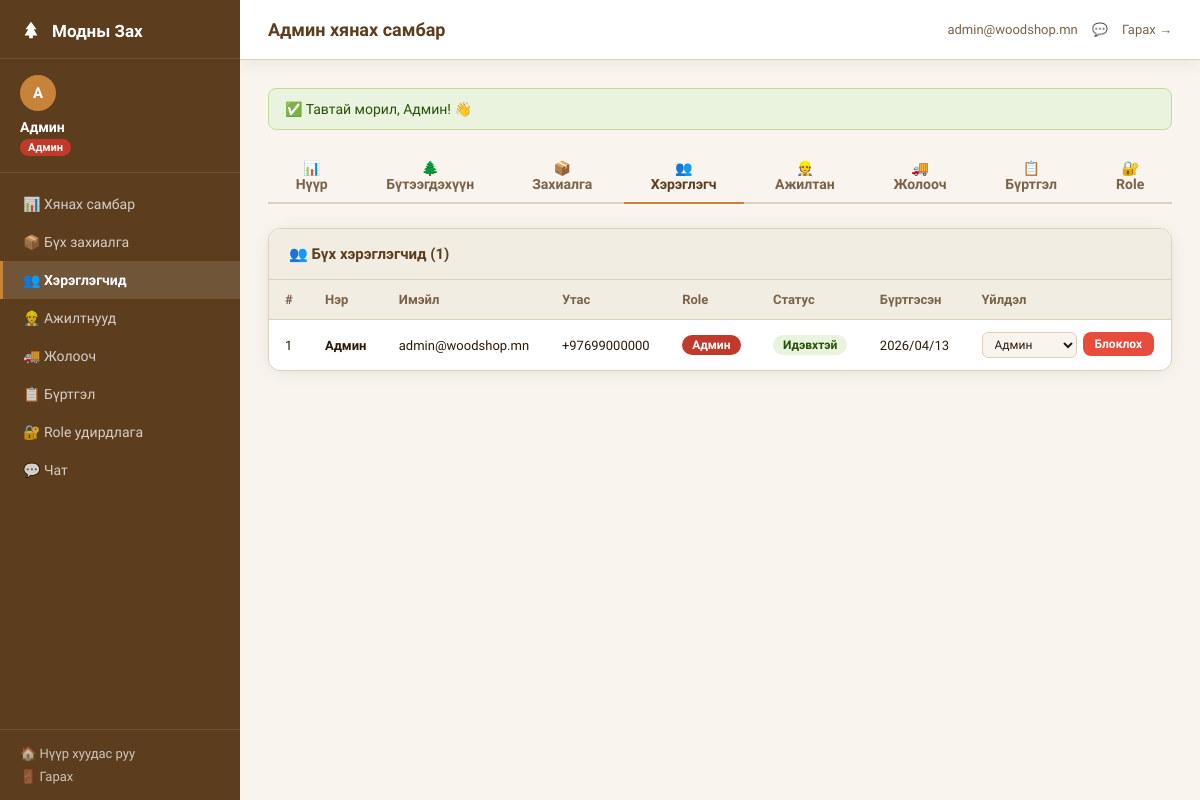
The app's page /dashboard/admin.php?tab=users (signed in) with its own data.
### tables this page shows
CREATE TABLE IF NOT EXISTS users (
  id           INT AUTO_INCREMENT PRIMARY KEY,
  ner          VARCHAR(100)  NOT NULL,
  email        VARCHAR(150)  NOT NULL UNIQUE,
  phone        VARCHAR(20)   NOT NULL,
  password     VARCHAR(255)  NOT NULL,
  role_id      INT           NOT NULL DEFAULT 5,
  verified     TINYINT(1)    DEFAULT 0,
  is_active    TINYINT(1)    DEFAULT 1,
  notes        TEXT          DEFAULT NULL,
  created_at   DATETIME      DEFAULT NOW(),
  FOREIGN KEY (role_id) REFERENCES roles(id)
);

CREATE TABLE IF NOT EXISTS roles (
  id           INT AUTO_INCREMENT PRIMARY KEY,
  name         VARCHAR(100)  NOT NULL,
  slug         VARCHAR(50)   NOT NULL UNIQUE,
  permissions  JSON          NOT NULL,
  color        VARCHAR(7)    DEFAULT '#5C3D1E',
  is_system    TINYINT(1)    DEFAULT 0,
  created_by   INT           DEFAULT NULL,
  created_at   DATETIME      DEFAULT NOW()
);

### middleware.php (called while the page is built, shortened)
<?php
function loadUserRole(PDO $pdo): array {
    $uid = $_SESSION['user']['id'];
    if (!isset($_SESSION['user_role'])) {
        $stmt = $pdo->prepare('
            SELECT r.*, u.is_active
            FROM users u
            JOIN roles r ON u.role_id = r.id
            WHERE u.id = ?
        ');
        $stmt->execute([$uid]);
    }
    return $_SESSION['user_role'];
}
function isRole(string ...$slugs): bool {
    $current = $_SESSION['user_role']['slug'] ?? '';
    return in_array($current, $slugs, true);
}

### dashboard/admin.php (the view, shortened to what this page needs)
<?php
require_once __DIR__ . '/../middleware.php';
$role = loadUserRole($pdo);
$tab = $_GET['tab'] ?? 'dashboard';
$stats = [];
$stats['users']    = $pdo->query('SELECT COUNT(*) FROM users WHERE role_id=(SELECT id FROM roles WHERE slug="user")')->fetchColumn();
$stats['orders']   = $pdo->query('SELECT COUNT(*) FROM orders')->fetchColumn();
$stats['pending']  = $pdo->query('SELECT COUNT(*) FROM orders WHERE status="pending"')->fetchColumn();
$stats['workers']  = $pdo->query('SELECT COUNT(*) FROM users u JOIN roles r ON u.role_id=r.id WHERE r.slug IN ("worker","driver")')->fetchColumn();
$stats['products'] = $pdo->query('SELECT COUNT(*) FROM products WHERE is_active=1')->fetchColumn();
$pageTitle  = 'Админ хянах самбар';
$activePage = $tab === 'dashboard' ? 'dashboard' : $tab;
include __DIR__ . '/layout.php';
?>
<div class="tabs">
  <button class="tab <?= $tab==='dashboard'?'active':'' ?>" onclick="location='admin.php'">📊 Нүүр</button>
  <button class="tab <?= $tab==='products'?'active':'' ?>"  onclick="location='admin.php?tab=products'">🌲 Бүтээгдэхүүн</button>
  <button class="tab <?= $tab==='orders'?'active':'' ?>"    onclick="location='admin.php?tab=orders'">📦 Захиалга</button>
  <button class="tab <?= $tab==='users'?'active':'' ?>"     onclick="location='admin.php?tab=users'">👥 Хэрэглэгч</button>
  <button class="tab <?= $tab==='workers'?'active':'' ?>"   onclick="location='admin.php?tab=workers'">👷 Ажилтан</button>
  <button class="tab <?= $tab==='drivers'?'active':'' ?>"   onclick="location='admin.php?tab=drivers'">🚚 Жолооч</button>
  <button class="tab <?= $tab==='logs'?'active':'' ?>"      onclick="location='admin.php?tab=logs'">📋 Бүртгэл</button>
  <?php if (isRole('admin','director')): ?>
  <button class="tab <?= $tab==='roles'?'active':'' ?>"     onclick="location='admin.php?tab=roles'">🔐 Role</button>
  <?php endif; ?>
</div>
<?php if ($tab === 'dashboard'): ?>
<div class="stat-grid">
  <div class="stat-card"><div class="stat-icon">👥</div><div class="stat-num"><?= $stats['users'] ?></div><div class="stat-lbl">Нийт хэрэглэгч</div></div>
  <div class="stat-card"><div class="stat-icon">📦</div><div class="stat-num"><?= $stats['orders'] ?></div><div class="stat-lbl">Нийт захиалга</div></div>
  <div class="stat-card"><div class="stat-icon">⏳</div><div class="stat-num"><?= $stats['pending'] ?></div><div class="stat-lbl">Хүлээгдэж буй</div></div>
  <div class="stat-card"><div class="stat-icon">👷</div><div class="stat-num"><?= $stats['workers'] ?></div><div class="stat-lbl">Ажилтнууд</div></div>
  <div class="stat-card"><div class="stat-icon">🌲</div><div class="stat-num"><?= $stats['products'] ?></div><div class="stat-lbl">Бүтээгдэхүүн</div></div>
</div>
<div class="card">
  <div class="card-header">
    <div class="card-title">📦 Сүүлийн захиалгууд</div>
    <a href="admin.php?tab=orders" class="btn btn-outline btn-sm">Бүгдийг харах →</a>
  </div>
  <div class="card-body">
    <table>
      <thead><tr><th>#</th><th>Хэрэглэгч</th><th>Бүтээгдэхүүн</th><th>Статус</th><th>Огноо</th></tr></thead>
      <tbody>
      <?php
      $rows = $pdo->query('SELECT o.*, u.ner FROM orders o JOIN users u ON o.user_id=u.id ORDER BY o.created_at DESC LIMIT 10')->fetchAll();
      foreach ($rows as $r):
        $color = statusColor($r['status']);
      ?>
        <tr>
          <td>#<?= $r['id'] ?></td>
          <td><?= htmlspecialchars($r['ner']) ?></td>
          <td><?= htmlspecialchars($r['product']) ?></td>
          <td><span class="badge" style="background:<?= $color ?>22;color:<?= $color ?>"><?= statusLabel($r['status']) ?></span></td>
          <td><?= date('m/d H:i', strtotime($r['created_at'])) ?></td>
        </tr>
      <?php endforeach; ?>
      </tbody>
    </table>
  </div>
</div>
<?php elseif ($tab === 'users'): ?>
<?php
$users = $pdo->query('
    SELECT u.*, r.name as role_name, r.slug as role_slug, r.color as role_color
    FROM users u JOIN roles r ON u.role_id=r.id
    ORDER BY u.created_at DESC
')->fetchAll();
$allRoles = $pdo->query('SELECT * FROM roles ORDER BY id')->fetchAll();
?>
<div class="card">
  <div class="card-header"><div class="card-title">👥 Бүх хэрэглэгчид (<?= count($users) ?>)</div></div>
  <div class="card-body">
    <table>
      <thead><tr><th>#</th><th>Нэр</th><th>Имэйл</th><th>Утас</th><th>Role</th><th>Статус</th><th>Бүртгэсэн</th><th>Үйлдэл</th></tr></thead>
      <tbody>
      <?php foreach ($users as $u): ?>
        <tr>
          <td><?= $u['id'] ?></td>
          <td><strong><?= htmlspecialchars($u['ner']) ?></strong></td>
          <td><?= htmlspecialchars($u['email']) ?></td>
          <td><?= htmlspecialchars($u['phone']) ?></td>
          <td><span class="badge" style="background:<?= $u['role_color'] ?>;color:#fff"><?= htmlspecialchars($u['role_name']) ?></span></td>
          <td><span class="badge" style="background:<?= $u['is_active']?'#eaf3de':'#fcebeb' ?>;color:<?= $u['is_active']?'#27500a':'#791f1f' ?>"><?= $u['is_active']?'Идэвхтэй':'Идэвхгүй' ?></span></td>
          <td><?= date('Y/m/d', strtotime($u['created_at'])) ?></td>
          <td style="display:flex;gap:6px;flex-wrap:wrap">
            <form method="POST" style="display:inline">
              <select name="role_id" onchange="this.form.submit()" style="padding:4px 8px;font-size:12px;border-radius:6px;border:1px solid var(--border)">
                <?php foreach ($allRoles as $r): ?>
                  <option value="<?= $r['id'] ?>" <?= $r['id']==$u['role_id']?'selected':'' ?>><?= htmlspecialchars($r['name']) ?></option>
                <?php endforeach; ?>
              </select>
            </form>
            <form method="POST" style="display:inline">
              <button class="btn <?= $u['is_active']?'btn-danger':'btn-success' ?> btn-sm">
                <?= $u['is_active']?'Блоклох':'Нээх' ?>
              </button>
            </form>
          </td>
        </tr>
      <?php endforeach; ?>
      </tbody>
    </table>
  </div>
</div>
<?php endif; ?>
<?php include __DIR__ . '/layout_end.php'; ?>

### dashboard/layout.php (shortened to what this page needs)
<?php
$role     = $_SESSION['user_role'];
$userName = $_SESSION['user']['ner'];
$userEmail= $_SESSION['user']['email'];
$menuItems = [];
if (isRole('admin','manager','director')) {
    if (isRole('director')) {
        $menuItems = [
            ['icon'=>'📊','label'=>'Нүүр тайлан',    'href'=>'director.php',               'page'=>'dashboard'],
            ['icon'=>'📦','label'=>'Захиалгууд',      'href'=>'director.php?tab=orders',    'page'=>'orders'],
            ['icon'=>'👷','label'=>'Ажилтнууд',       'href'=>'director.php?tab=workers',   'page'=>'workers'],
            ['icon'=>'📋','label'=>'Үйл ажиллагаа',  'href'=>'director.php?tab=logs',      'page'=>'logs'],
            ['icon'=>'📅','label'=>'Өдрийн тайлан',  'href'=>'director.php?tab=daily',     'page'=>'daily'],
        ];
    } else {
        $menuItems = [
            ['icon'=>'📊','label'=>'Хянах самбар','href'=>'admin.php','page'=>'dashboard'],
            ['icon'=>'📦','label'=>'Бүх захиалга','href'=>'admin.php?tab=orders','page'=>'orders'],
            ['icon'=>'👥','label'=>'Хэрэглэгчид','href'=>'admin.php?tab=users','page'=>'users'],
            ['icon'=>'👷','label'=>'Ажилтнууд','href'=>'admin.php?tab=workers','page'=>'workers'],
            ['icon'=>'🚚','label'=>'Жолооч','href'=>'admin.php?tab=drivers','page'=>'drivers'],
            ['icon'=>'📋','label'=>'Бүртгэл','href'=>'admin.php?tab=logs','page'=>'logs'],
        ];
        if (isRole('admin','director')) {
            $menuItems[] = ['icon'=>'🔐','label'=>'Role удирдлага','href'=>'admin.php?tab=roles','page'=>'roles'];
        }
    }
} elseif (isRole('driver')) {
    $menuItems = [
        ['icon'=>'📊','label'=>'Хянах самбар','href'=>'driver.php','page'=>'dashboard'],
        ['icon'=>'🚚','label'=>'Хүргэлтүүд','href'=>'driver.php?tab=deliveries','page'=>'deliveries'],
    ];
} else {
    $menuItems = [
        ['icon'=>'📦','label'=>'Захиалгууд','href'=>'user.php','page'=>'orders'],
        ['icon'=>'👤','label'=>'Профайл','href'=>'user.php?tab=profile','page'=>'profile'],
    ];
}
?>
<!DOCTYPE html>
<html lang="mn">
<head>
</head>
<body>
<aside class="sidebar" id="sidebar">
  <div class="sidebar-logo">
    <svg width="22" height="22" viewBox="0 0 24 24" fill="currentColor"><path d="M12 2L6 10h3l-4 7h5v3h4v-3h5l-4-7h3L12 2z"/></svg>
    Модны Зах
  </div>
  <div class="sidebar-user">
    <div class="sidebar-avatar"><?= mb_substr($userName, 0, 1) ?></div>
    <div class="sidebar-uname"><?= htmlspecialchars($userName) ?></div>
    <span class="sidebar-role"><?= htmlspecialchars($role['name']) ?></span>
  </div>
  <nav class="sidebar-nav">
    <?php foreach ($menuItems as $item): ?>
      <a href="<?= $item['href'] ?>"
         class="<?= ($activePage ?? '') === $item['page'] ? 'active' : '' ?>">
        <?= $item['icon'] ?> <?= htmlspecialchars($item['label']) ?>
      </a>
    <?php endforeach; ?>
    <?php if (isRole('worker','admin','manager','director')): ?>
      <a href="chat.php" class="<?= ($activePage ?? '') === 'chat' ? 'active' : '' ?>">
        💬 Чат
      </a>
    <?php endif; ?>
  </nav>
  <div class="sidebar-bottom">
    <a href="/Wood-shop/">🏠 Нүүр хуудас руу</a>
    <a href="/Wood-shop/auth.php?action=logout">🚪 Гарах</a>
  </div>
</aside>
<div class="main-wrap">
  <div class="topbar">
    <div class="topbar-title"><?= htmlspecialchars($pageTitle ?? 'Dashboard') ?></div>
    <div class="topbar-right">
      <span style="color:var(--muted);font-size:13px"><?= htmlspecialchars($userEmail) ?></span>
      <?php if (isRole('worker','admin','manager','director')): ?>
      <a href="chat.php" style="position:relative;display:inline-flex;align-items:center;gap:6px">
        💬
      </a>
      <?php endif; ?>
      <a href="/Wood-shop/auth.php?action=logout">Гарах →</a>
    </div>
  </div>
  <div class="content">
<?php
if (!empty($_SESSION['toast'])):
  $t = $_SESSION['toast']; unset($_SESSION['toast']);
?>
<div class="alert alert-<?= $t['type'] === 'success' ? 'success' : ($t['type'] === 'error' ? 'error' : 'info') ?>" style="margin-bottom:20px">
  <?= $t['icon'] ?? '' ?> <?= htmlspecialchars($t['msg']) ?>
</div>
<?php endif; ?>

### records on screen
users: role.name "Админ", id "1", ner "Админ", email "admin@woodshop.mn", phone "+97699000000", is_active "Идэвхтэй", created_at "2026/04/13", role_id "Админ"

### other values on screen
mb_substr($userName, 0, 1) "А"
$userName "Админ"
$item['icon'] "📊"
$item['label'] "Хянах самбар"
$item['icon'] "📦"
$item['label'] "Бүх захиалга"
$item['icon'] "👥"
$item['label'] "Хэрэглэгчид"
$item['icon'] "👷"
$item['label'] "Ажилтнууд"
$item['icon'] "🚚"
$item['label'] "Жолооч"
$item['icon'] "📋"
$item['label'] "Бүртгэл"
$item['icon'] "🔐"
